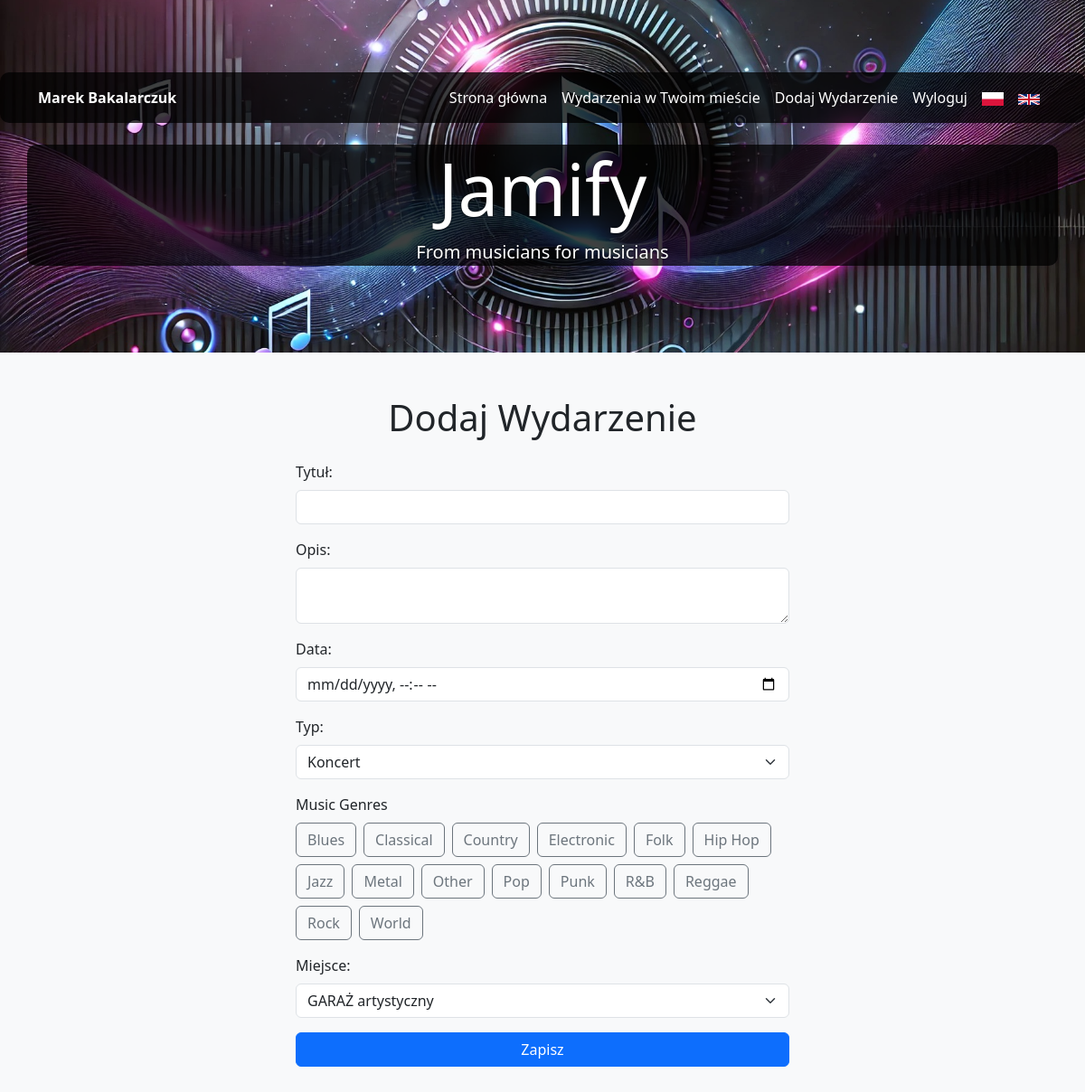
/page/addEvent?lang=pl (signed in), run on the app's committed database.
### tables this page shows
CREATE TABLE `users` (
  `id` bigint(20) UNSIGNED NOT NULL,
  `name` varchar(255) NOT NULL,
  `email` varchar(255) NOT NULL,
  `password` varchar(255) NOT NULL,
  `created_at` timestamp NULL DEFAULT NULL,
  `updated_at` timestamp NULL DEFAULT NULL,
  `city` varchar(255) NOT NULL DEFAULT ''
);

CREATE TABLE `genres` (
  `id` int(11) NOT NULL,
  `name` varchar(50) NOT NULL
);

### controllers/AddEventController.php (called while the page is built, shortened)
<?php
require_once __DIR__ . '/../config.php';
$stmtTypes   = $pdo->query("SELECT id, name FROM event_types");
$eventTypes  = $stmtTypes->fetchAll(PDO::FETCH_ASSOC);
$stmtVenues  = $pdo->query("SELECT id, name, street, building_number, local_number, city FROM venues");
$venues      = $stmtVenues->fetchAll(PDO::FETCH_ASSOC);
$stmtGenres    = $pdo->query("SELECT id, name FROM genres ORDER BY name");
$musicGenres   = $stmtGenres->fetchAll(PDO::FETCH_ASSOC);
include __DIR__ . '/../views/add_event_view.php';

### index.php (called while the page is built, shortened)
<?php
require_once __DIR__ . '/config.php';
$uri = parse_url($_SERVER['REQUEST_URI'], PHP_URL_PATH);
$uri = trim($uri, '/');
$segments = explode('/', $uri);
$page = null;
if (isset($segments[0]) && $segments[0] === 'page') {
    $page = $segments[1] ?? null;
}
$camel = str_replace(' ', '', ucwords(str_replace('-', ' ', $page)));
$controllerFile = __DIR__ . '/controllers/' . $camel . 'Controller.php';
require_once $controllerFile;

### config.php (called while the page is built, shortened)
<?php
function app_url(string $path = ''): string {
    if ($path === '' || $path === '/') {
        return APP_BASE_PATH === '' ? '/' : APP_BASE_PATH . '/';
    }
    return (APP_BASE_PATH === '' ? '' : APP_BASE_PATH) . '/' . ltrim($path, '/');
}
function asset_url(string $path): string {
    $relative = ltrim($path, '/');
    $absolute = __DIR__ . '/' . str_replace('/', DIRECTORY_SEPARATOR, $relative);
    $version = file_exists($absolute) ? (string)filemtime($absolute) : null;
    $url = app_url($relative);
    return $version === null ? $url : $url . '?v=' . $version;
}
$dsn = "mysql:host=".DB_HOST.";dbname=".DB_NAME.";charset=utf8mb4";
$options = [
    PDO::ATTR_ERRMODE            => PDO::ERRMODE_EXCEPTION,
    PDO::ATTR_DEFAULT_FETCH_MODE => PDO::FETCH_ASSOC,
    PDO::MYSQL_ATTR_INIT_COMMAND => "SET NAMES utf8mb4 COLLATE utf8mb4_unicode_ci",
];
try {
    $pdo = new PDO($dsn, DB_USER, DB_PASS, $options);
} catch (PDOException $e) {
    error_log('[DB] Connection failed: '.$e->getMessage());
    exit('Database connection error');
}
$lang = $_SESSION['lang'] ?? 'pl';
$file = __DIR__ . '/lang/' . $lang . '.php';
$translations = file_exists($file)
    ? include $file
    : include __DIR__ . '/lang/pl.php';
function __t(string $key): string {
    global $translations;
    return $translations[$key] ?? $key;
}
if (!empty($_SESSION['user_id'])) {
    try {
        $stmt = $pdo->prepare("SELECT name FROM users WHERE id = ?");
        $stmt->execute([ $_SESSION['user_id'] ]);
        $userName = $stmt->fetchColumn();
    } catch (PDOException $e) {
        error_log('[SESSION] could not fetch userName: '.$e->getMessage());
    }
}

### lang/pl.php (called while the page is built)
<?php
return [
    'title' => 'Wydarzenia',
    'login' => 'Zaloguj',
    'logout' => 'Wyloguj',
    'add_event' => 'Dodaj Wydarzenie',
    'edit_event' => 'Edytuj Wydarzenie',
    'new_venue' => 'Nowe...',
    'form_title' => 'Tytuł',
    'form_description' => 'Opis',
    'form_date' => 'Data',
    'form_hour' => 'Godzina',
    'form_type' => 'Typ',
    'form_venue' => 'Miejsce',
    'form_address' => 'Adres',
    'save_button' => 'Zapisz',
    'user' => 'Użytkownik',
    'venue' => 'Miejsce',
    'address' => 'Adres',
    'event_list' => 'Lista Wydarzeń',
    'error_bad_credentials' => 'Nieprawidłowy email lub hasło',
    'login_header' => 'Logowanie',
    'login_email' => 'Email',
    'login_password' => 'Hasło',
    'login_show_password' => 'Pokaż hasło',
    'details' => 'Szczegóły',
    'registration' => 'Rejestracja',
    'register' => 'Zarejestruj',
    'events' => 'Wszystkie wydarzenia',
    'home' => 'Strona główna',
    'all-events' => 'Wszystkie wydarzenia',
    'all-events-in' => 'Wydarzenia w Twoim mieście',
    'no-events' => 'Brak wydarzeń',
    'no-events-in' => 'Brak wydarzeń w twoim mieście',
    'search-events' => 'Szukaj wydarzeń...',
    'search' => 'Szukaj',
    'details' => 'Szczegóły',
    'edit' => 'Edytuj',
    'delete' => 'Usuń',
    'back' => 'Powrót',
    'are-you-sure-del-event' => 'Czy na pewno chcesz usunąć to wydarzenie?',
    'All genres'    => 'Wszystkie gatunki',
'Filter'        => 'Filtruj'
];

### views/add_event_view.php (the view, shortened to what this page needs)
<!DOCTYPE html>
<html lang="<?= htmlspecialchars($lang) ?>">
	<head>
		<link rel="stylesheet" href="https://cdn.jsdelivr.net/npm/bootstrap@5.3.0/dist/css/bootstrap.min.css">
		<link rel="stylesheet" href="<?= asset_url('css/styles.css') ?>">
	</head>
	<body class="bg-light">
	<header class="top-header">
		<?php include __DIR__.'/partials/menu.php' ?>
		<div class="container text-center mt-4 navbar-custom">
			<h1 class="display-1 header-title">Jamify</h1>
			<p class="lead header-title">From musicians for musicians</p>
		</div>
	</header>
		<div class="container py-5">
			<div class="row justify-content-center">
				<div class="col-12 col-sm-10 col-md-8 col-lg-6">
					<h1 class="mb-4 text-center"><?= __t('add_event') ?></h1>
					<form action="<?= app_url('page/addEvent') ?>" method="post">
						<div class="mb-3">
							<label for="title" class="form-label"><?= __t('form_title') ?>:</label>
							<input type="text" name="title" id="title" class="form-control" required>
						</div>
						<div class="mb-3">
							<label for="description" class="form-label"><?= __t('form_description') ?>:</label>
							<textarea name="description" id="description" class="form-control"></textarea>
						</div>
						<div class="mb-3">
							<label for="event_date" class="form-label"><?= __t('form_date') ?>:</label>
							<input type="datetime-local" name="event_date" id="event_date" class="form-control" required>
						</div>
						<div class="mb-3">
							<label for="event_type_id" class="form-label"><?= __t('form_type') ?>:</label>
							<select name="event_type_id" id="event_type_id" class="form-select" required>
								<?php
								foreach ($eventTypes as $type) : ?>
								<option value="<?= htmlspecialchars($type['id']) ?>"><?= htmlspecialchars($type['name']) ?></option>
								<?php
							endforeach; ?>
							</select>
						</div>
						<div class="mb-3">
      <div class="mb-3">
        <label class="form-label"><?= __t('Music Genres') ?></label>
        <div class="d-flex flex-wrap gap-2">
          <?php foreach ($musicGenres as $g): ?>
            <label class="btn btn-outline-secondary"
                   for="genre-<?= $g['id'] ?>">
              <?= htmlspecialchars($g['name']) ?>
            </label>
          <?php endforeach; ?>
        </div>
      </div>
						<div class="mb-3">
							<label for="venue_id" class="form-label"><?= __t('form_venue') ?>:</label>
							<select name="venue_id" id="venue_id" class="form-select" onchange="toggleNewVenueFields()" required>
								<?php
								foreach ($venues as $venue) : ?>
								<option value="<?= htmlspecialchars($venue['id']) ?>"><?= htmlspecialchars($venue['name']) ?></option>
								<?php
							endforeach; ?>
							</select>
						</div>
						<div class="d-grid">
							<button type="submit" class="btn btn-primary"><?= __t('save_button') ?></button>
						</div>
					</form>
				</div>
			</div>
		</div>
	</body>
</html>

### views/partials/menu.php (shortened to what this page needs)
<nav class="navbar navbar-expand-lg navbar-dark navbar-custom">
			<div class="container">
                <?php if (isset($_SESSION['user_id']) && !empty($_SESSION['user_id'])): ?>
                <div class="d-flex align-items-center me-3">
					<span class="fw-bold me-2"><?= htmlspecialchars($userName ?? '') ?></span>
                </div>
                <?php endif; ?>
				<div class="collapse navbar-collapse" id="topNavbar">
					<ul class="navbar-nav ms-auto">
						<li class="nav-item"><a class="nav-link" href="<?= app_url('/') ?>"><?= __t('home') ?></a></li>
						<?php
						if (isset($_SESSION['user_id']) && !empty($_SESSION['user_id'])) : ?>
						<li class="nav-item"><a class="nav-link" href="<?= app_url('page/your-city-events') ?>"><?= __t('all-events-in') ?></a></li>
						<li class="nav-item"><a class="nav-link" href="<?= app_url('page/addEvent') ?>"><?= __t('add_event') ?></a></li>
						<li class="nav-item"><a class="nav-link" href="<?= app_url('page/logout') ?>"><?= __t('logout') ?></a></li>
						<?php else : ?>
						<li class="nav-item"><a class="nav-link" href="<?= app_url('page/login') ?>"><?= __t('login') ?></a></li>
						<li class="nav-item"><a class="nav-link" href="<?= app_url('page/register') ?>"><?= __t('register') ?></a></li>
						<?php endif; ?>
                        <li class="nav-item">
                        <a class="nav-link" href="?lang=pl" aria-label="Polski">
							<img src="<?= app_url('images/flags/pl.png') ?>" alt="PL" class="img-fluid" style="max-width:24px;">
                        </a>
                        </li>
                        <li class="nav-item">
                        <a class="nav-link" href="?lang=en" aria-label="English">
							<img src="<?= app_url('images/flags/gb.png') ?>" alt="EN" class="img-fluid" style="max-width:24px;">
                        </a>
                        </li>
					</ul>
				</div>
			</div>
		</nav>

### css/styles.css (style rules this page uses)
.top-header { background: url('../images/top.jpg') center center / cover no-repeat; padding: 80px 0; color: white; }
.header-title { text-shadow: 0px 0px 2px rgba(0, 0, 0, 1); }
.navbar-custom { background-color: rgba(0, 0, 0, 0.75); border-radius: 10px; }
.navbar-custom a { color: white !important; }

### data on the page
users: name "Marek Bakalarczuk"
genres: name "Blues"
genres: name "Classical"
genres: name "Country"
genres: name "Electronic"
genres: name "Folk"
genres: name "Hip Hop"
genres: name "Jazz"
genres: name "Metal"
genres: name "Other"
genres: name "Pop"
genres: name "Punk"
genres: name "R&B"
genres: name "Reggae"
genres: name "Rock"
genres: name "World"

### other printed values
__t('home') "Strona główna"
__t('all-events-in') "Wydarzenia w Twoim mieście"
__t('add_event') "Dodaj Wydarzenie"
__t('logout') "Wyloguj"
__t('form_title') "Tytuł"
__t('form_description') "Opis"
__t('form_date') "Data"
__t('form_type') "Typ"
__t('Music Genres') "Music Genres"
__t('form_venue') "Miejsce"
__t('save_button') "Zapisz"
form field event_type_id "Koncert"
form field venue_id "GARAŻ artystyczny"
